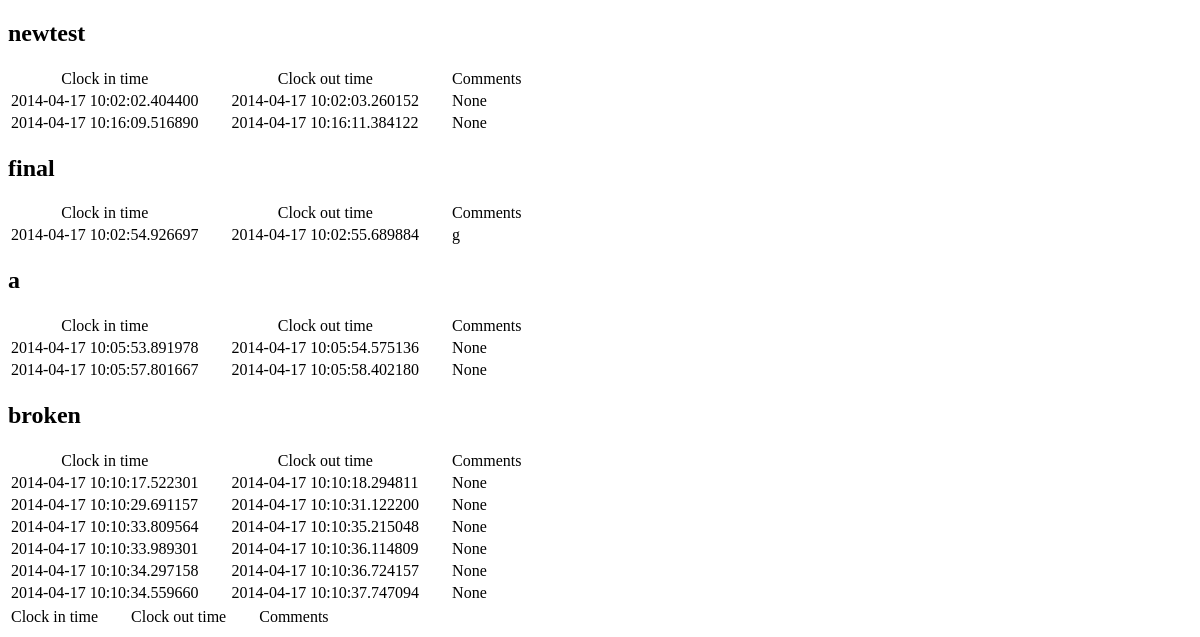
The page /timecards/all (lower part) on the database as committed earlier.
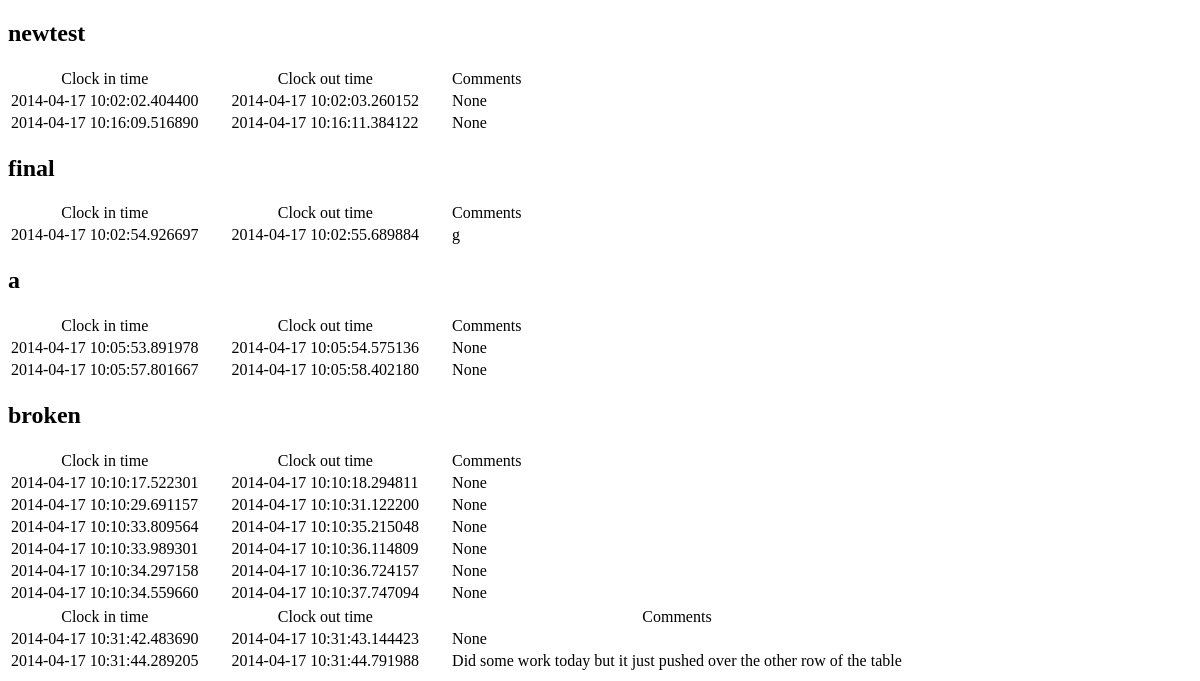
The same page on the database as committed later.
### flask_tracking/users/models.py (models this page shows, shortened)
class User(UserMixin, CRUDMixin, db.Model):
    __tablename__ = 'users_user'
    name = db.Column(db.String(50))
    email = db.Column(db.String(120), unique=True)
    _password = db.Column(db.LargeBinary(120))
    _salt = db.Column(db.String(120))
    sites = db.relationship('Site', backref='owner', lazy='dynamic')
    entries = db.relationship('Entry', backref='owner')
    id = db.Column(db.Integer, primary_key=True)
    @hybrid_property
    def password(self):
        return self._password

### flask_tracking/tracking/models.py (models this page shows, shortened)
class Entry(CRUDMixin, db.Model):
    __tablename__ = 'tracking_entries'
    user_id = db.Column(db.Integer, db.ForeignKey('users_user.id'))
    punchIn = db.Column(db.TIMESTAMP)
    punchOut = db.Column(db.TIMESTAMP, default = datetime.datetime.min)
    punchInComment = db.Column(db.String)
    punchOutComment = db.Column(db.String)
    id = db.Column(db.Integer, primary_key = True)

### flask_tracking/tracking/views.py (the view)
@tracking.route("/timecards/all")
def allTimecards():
    timecards = User.query.all()
    return render_template("tracking/all.html", users=timecards)

### flask_tracking/__init__.py (called while the page is built)
@app.context_processor
def provide_constants():
    return {"constants": {"TEST_PART_": 2}}

### flask_tracking/templates/tracking/all.html (shortened to what this page needs)
{% extends "layout.html" %}
{% import "helpers/tables.html" as tables %}
{% block content %}
{% for user in users %}
<h2>{{user.name}}</h2>
<table class="timecard">
	<tr>
		<td align='center'>Clock in time</td>
		<td align='center'>Clock out time</td>
		<td align='center'>Comments</td>
	</tr>
{% for t in user.entries %}
    <tr>
    	<td>{{t.punchIn}}</td>
    	<td>{{t.punchOut}}</td>
    	<td>{{t.punchOutComment}}</td>
    </tr>
{% endfor %}
{% endfor %}
</table>
{% endblock content %}

### flask_tracking/templates/layout.html (shortened to what this page needs)
<!DOCTYPE html>
<html>
<head>
</head>
<body>
{% set messages = get_flashed_messages() %}
<section>
{% block content %}{% endblock %}
</section>
</body>
</html>

Rows that differ between the two databases and show on the page:
added Entry: punchIn "2014-04-17 10:31:42.483690", punchOut "2014-04-17 10:31:43.144423", punchOutComment "None", shown under User "broken"
added Entry: punchIn "2014-04-17 10:31:44.289205", punchOut "2014-04-17 10:31:44.791988", punchOutComment "Did some work today but it just pushed over the other row of the table", shown under User "broken"
